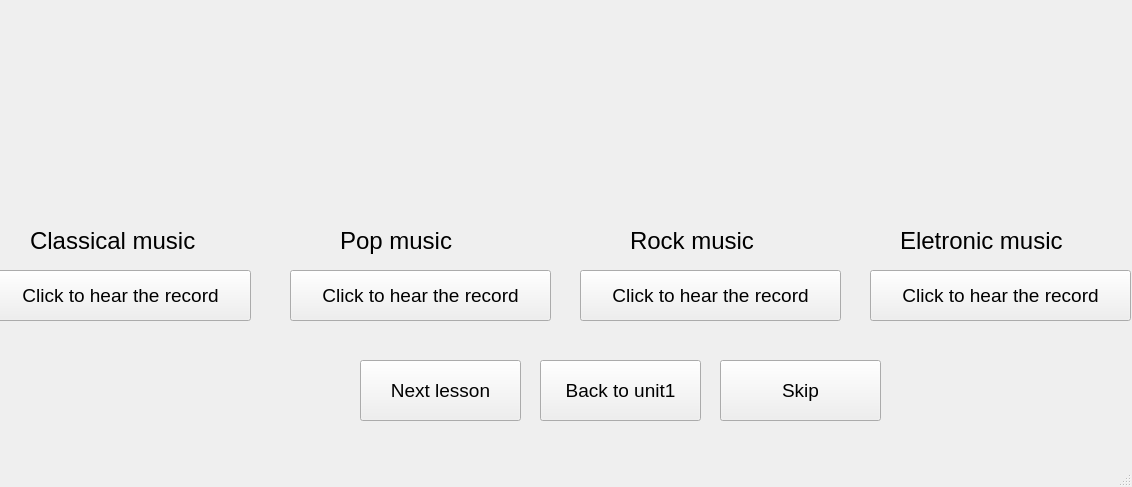
<?xml version="1.0" encoding="UTF-8"?>
<ui version="4.0">
 <class>MainWindow</class>
 <widget class="QMainWindow" name="MainWindow">
  <property name="geometry">
   <rect>
    <x>0</x>
    <y>0</y>
    <width>1132</width>
    <height>487</height>
   </rect>
  </property>
  <property name="windowTitle">
   <string>MainWindow</string>
  </property>
  <widget class="QWidget" name="centralwidget">
   <widget class="QLabel" name="label_4">
    <property name="geometry">
     <rect>
      <x>30</x>
      <y>210</y>
      <width>201</width>
      <height>61</height>
     </rect>
    </property>
    <property name="font">
     <font>
      <pointsize>18</pointsize>
     </font>
    </property>
    <property name="text">
     <string>Classical music</string>
    </property>
   </widget>
   <widget class="QLabel" name="label_2">
    <property name="geometry">
     <rect>
      <x>10</x>
      <y>10</y>
      <width>221</width>
      <height>191</height>
     </rect>
    </property>
    <property name="text">
     <string/>
    </property>
    <property name="pixmap">
     <pixmap>../PTI picture SPCK/classicalmusic.jpeg</pixmap>
    </property>
    <property name="scaledContents">
     <bool>true</bool>
    </property>
   </widget>
   <widget class="QPushButton" name="pushButton_2">
    <property name="geometry">
     <rect>
      <x>-10</x>
      <y>270</y>
      <width>261</width>
      <height>51</height>
     </rect>
    </property>
    <property name="font">
     <font>
      <pointsize>14</pointsize>
     </font>
    </property>
    <property name="text">
     <string>Click to hear the record</string>
    </property>
   </widget>
   <widget class="QLabel" name="label_5">
    <property name="geometry">
     <rect>
      <x>340</x>
      <y>210</y>
      <width>141</width>
      <height>61</height>
     </rect>
    </property>
    <property name="font">
     <font>
      <pointsize>18</pointsize>
     </font>
    </property>
    <property name="text">
     <string>Pop music</string>
    </property>
   </widget>
   <widget class="QPushButton" name="pushButton_3">
    <property name="geometry">
     <rect>
      <x>290</x>
      <y>270</y>
      <width>261</width>
      <height>51</height>
     </rect>
    </property>
    <property name="font">
     <font>
      <pointsize>14</pointsize>
     </font>
    </property>
    <property name="text">
     <string>Click to hear the record</string>
    </property>
   </widget>
   <widget class="QLabel" name="label_3">
    <property name="geometry">
     <rect>
      <x>310</x>
      <y>10</y>
      <width>221</width>
      <height>191</height>
     </rect>
    </property>
    <property name="text">
     <string/>
    </property>
    <property name="pixmap">
     <pixmap>../PTI picture SPCK/popmusic.webp</pixmap>
    </property>
    <property name="scaledContents">
     <bool>true</bool>
    </property>
   </widget>
   <widget class="QLabel" name="label_6">
    <property name="geometry">
     <rect>
      <x>630</x>
      <y>210</y>
      <width>151</width>
      <height>61</height>
     </rect>
    </property>
    <property name="font">
     <font>
      <pointsize>18</pointsize>
     </font>
    </property>
    <property name="text">
     <string>Rock music</string>
    </property>
   </widget>
   <widget class="QPushButton" name="pushButton_4">
    <property name="geometry">
     <rect>
      <x>580</x>
      <y>270</y>
      <width>261</width>
      <height>51</height>
     </rect>
    </property>
    <property name="font">
     <font>
      <pointsize>14</pointsize>
     </font>
    </property>
    <property name="text">
     <string>Click to hear the record</string>
    </property>
   </widget>
   <widget class="QLabel" name="label_7">
    <property name="geometry">
     <rect>
      <x>600</x>
      <y>10</y>
      <width>221</width>
      <height>191</height>
     </rect>
    </property>
    <property name="text">
     <string/>
    </property>
    <property name="pixmap">
     <pixmap>../PTI picture SPCK/rockmusic.jfif</pixmap>
    </property>
    <property name="scaledContents">
     <bool>true</bool>
    </property>
   </widget>
   <widget class="QPushButton" name="pushButton_5">
    <property name="geometry">
     <rect>
      <x>870</x>
      <y>270</y>
      <width>261</width>
      <height>51</height>
     </rect>
    </property>
    <property name="font">
     <font>
      <pointsize>14</pointsize>
     </font>
    </property>
    <property name="text">
     <string>Click to hear the record</string>
    </property>
   </widget>
   <widget class="QLabel" name="label_8">
    <property name="geometry">
     <rect>
      <x>900</x>
      <y>210</y>
      <width>201</width>
      <height>61</height>
     </rect>
    </property>
    <property name="font">
     <font>
      <pointsize>18</pointsize>
     </font>
    </property>
    <property name="text">
     <string>Eletronic music</string>
    </property>
   </widget>
   <widget class="QLabel" name="label_9">
    <property name="geometry">
     <rect>
      <x>890</x>
      <y>10</y>
      <width>221</width>
      <height>191</height>
     </rect>
    </property>
    <property name="text">
     <string/>
    </property>
    <property name="pixmap">
     <pixmap>../PTI picture SPCK/eletronicmusic.webp</pixmap>
    </property>
    <property name="scaledContents">
     <bool>true</bool>
    </property>
   </widget>
   <widget class="QPushButton" name="pushButton_6">
    <property name="geometry">
     <rect>
      <x>360</x>
      <y>360</y>
      <width>161</width>
      <height>61</height>
     </rect>
    </property>
    <property name="font">
     <font>
      <pointsize>14</pointsize>
     </font>
    </property>
    <property name="text">
     <string>Next lesson</string>
    </property>
   </widget>
   <widget class="QPushButton" name="pushButton_7">
    <property name="geometry">
     <rect>
      <x>540</x>
      <y>360</y>
      <width>161</width>
      <height>61</height>
     </rect>
    </property>
    <property name="font">
     <font>
      <pointsize>14</pointsize>
     </font>
    </property>
    <property name="text">
     <string>Back to unit1</string>
    </property>
   </widget>
   <widget class="QPushButton" name="pushButton_8">
    <property name="geometry">
     <rect>
      <x>720</x>
      <y>360</y>
      <width>161</width>
      <height>61</height>
     </rect>
    </property>
    <property name="font">
     <font>
      <pointsize>14</pointsize>
     </font>
    </property>
    <property name="text">
     <string>Skip</string>
    </property>
   </widget>
  </widget>
  <widget class="QMenuBar" name="menubar">
   <property name="geometry">
    <rect>
     <x>0</x>
     <y>0</y>
     <width>1132</width>
     <height>26</height>
    </rect>
   </property>
  </widget>
  <widget class="QStatusBar" name="statusbar"/>
 </widget>
 <resources/>
 <connections/>
</ui>
